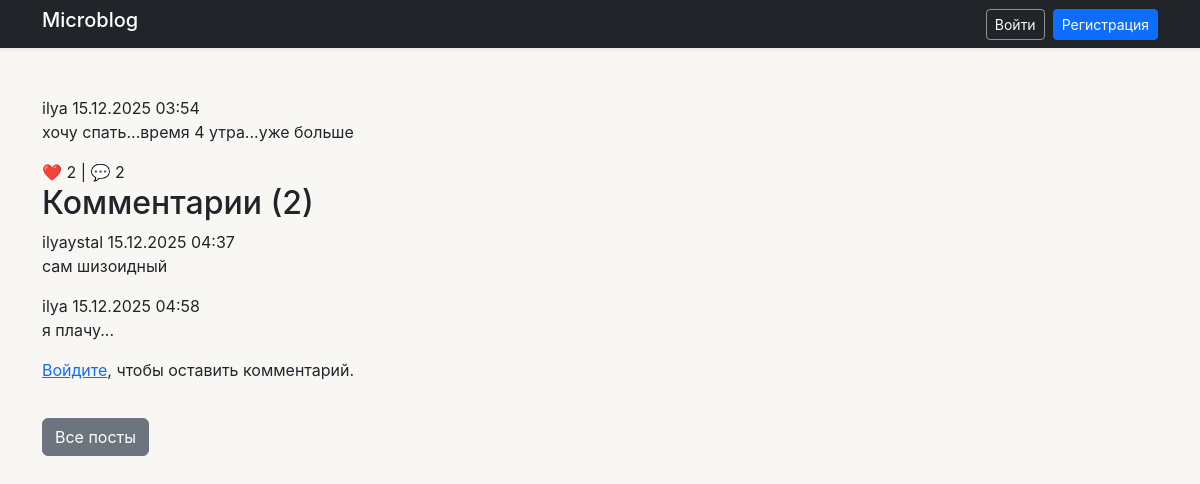
The app's page /post/2/ with its own data.
### blog/models.py (models this page shows, shortened)
class Post(models.Model):
    author = models.ForeignKey(User, on_delete=CASCADE, related_name='posts')
    title = models.CharField(max_length=200, blank=True)
    content = models.TextField()
    created_at = models.DateTimeField(auto_now_add=True)
    updated_at = models.DateTimeField(auto_now=True)
    @property
    def likes_count(self):
        return self.likes.count()
    @property
    def comments_count(self):
        return self.comments.count()

class Comment(models.Model):
    post = models.ForeignKey(Post, on_delete=CASCADE, related_name='comments')
    author = models.ForeignKey(User, on_delete=CASCADE)
    content = models.TextField()
    created_at = models.DateTimeField(auto_now_add=True)
    updated_at = models.DateTimeField(auto_now=True)

### blog/views.py (the view)
# urls.py: path('post/<int:post_id>/', views.post_detail, name='post_detail'),
def post_detail(request, post_id):
    post = get_object_or_404(Post, id=post_id)
    comments = post.comments.select_related('author').order_by('created_at')
    if request.user.is_authenticated:
        if request.method == 'POST':
            form = CommentForm(request.POST)
            if form.is_valid():
                comment = form.save(commit=False)
                comment.post = post
                comment.author = request.user
                comment.save()
                messages.success(request, 'Комментарий добавлен!')
                return redirect('post_detail', post_id=post.id)
        else:
            form = CommentForm()
    else:
        form = None
    return render(request, 'blog/post_detail.html', {
        'post': post,
        'comments': comments,
        'form': form,
    })

### blog/templates/blog/post_detail.html (shortened to what this page needs)
{% extends 'blog/base_template.html' %}
{% block content %}
<article class="post-card">
  <div class="post-header">
    <span class="post-author">{{ post.author.username }}</span>
    <time>{{ post.created_at|date:"d.m.Y H:i" }}</time>
  </div>
  <div class="post-content">{{ post.content|linebreaks }}</div>
  <div class="post-actions">
    <span>❤️ {{ post.likes_count }} | 💬 {{ post.comments_count }}</span>
  </div>
</article>
<h2 id="comments">Комментарии ({{ comments|length }})</h2>
{% for comment in comments %}
  <article class="post-card" style="background-color: var(--mint);">
    <div class="post-header">
      <span class="post-author">{{ comment.author.username }}</span>
      <time>{{ comment.created_at|date:"d.m.Y H:i" }}</time>
    </div>
    <div class="post-content">{{ comment.content|linebreaks }}</div>
  </article>
{% empty %}
  <p>Пока нет комментариев.</p>
{% endfor %}
{% if user.is_authenticated %}
  <div class="post-card" style="margin-top: 30px;">
    <h3>Оставить комментарий</h3>
    <form method="post" style="margin-top: 16px;">
      {% csrf_token %}
      {{ form.content|safe }}
      <button type="submit" class="btn btn-primary">Отправить</button>
    </form>
  </div>
{% else %}
  <p><a href="{% url 'login' %}">Войдите</a>, чтобы оставить комментарий.</p>
{% endif %}
<a href="{% url 'home' %}" class="btn btn-secondary" style="display: inline-block; margin-top: 20px;">Все посты</a>
{% endblock %}

### blog/templates/blog/base_template.html (style rules this page uses)
body { background-color: #f9f7f4; font-family: -apple-system, BlinkMacSystemFont, 'Segoe UI', sans-serif; }

### records on screen
Post: author.username "ilya", created_at "15.12.2025 03:54", content "хочу спать...время 4 утра...уже больше", likes_count "2", comments_count "2"
Comment: author.username "ilyaystal", created_at "15.12.2025 04:37", content "сам шизоидный"
Comment: author.username "ilya", created_at "15.12.2025 04:58", content "я плачу..."

### other values on screen
{{ comments|length }} "2"
